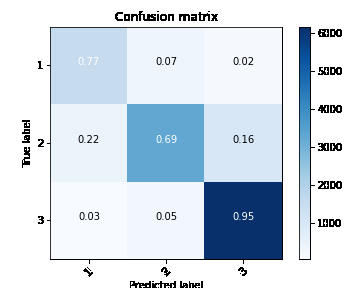
#> input picture tensorflow/cm_cnn.png, 360 x 288 px, given as the content of the folder images, which was not available
$ python dataset_std_var.py
#> lines starting #> are read from the running program, lines starting #| are printed output that depends on the picture; long printed decimals are rounded; pictures that were not available may be replaced by others from this repository, and a replacement may not be noted
"""
@Introduce : 计算数据集图片标准差和均值
@File      : dataset_std_var.py
@Time      : 2021/7/14 10:11
@Author    : luhenghui

--file_path是图片地址
--step是选择图片的间隔，如间隔为10，则只计算1/10
"""

import os
import numpy as np
from tqdm import tqdm
import cv2
import argparse

parser = argparse.ArgumentParser("ROOT SETTING")
parser.add_argument('--file_path', type=str, default='images', help="root path of images and labels")
parser.add_argument('--step', type=int, default=1, help="whether to pick interval images")

arg = parser.parse_args()

filepath = arg.file_path  # 数据集目录
STEP = arg.step
pathDir = os.listdir(filepath)

means = [0 for i in range(3)]
stds = [0 for i in range(3)]
cnt = 0
for idx in tqdm(range(0, len(pathDir), STEP)):
    cnt += 1
    filename = pathDir[idx]
    img = cv2.imread(os.path.join(filepath, filename))
#> img is the input picture: shape (288, 360, 3); mean B, G, R 232, 221.6, 210.5
    img = img / 255.0
    b, g, r = cv2.split(img)
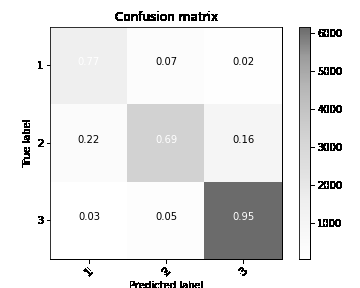
#> b: shape (288, 360) float64; min 0, max 1, mean 0.91
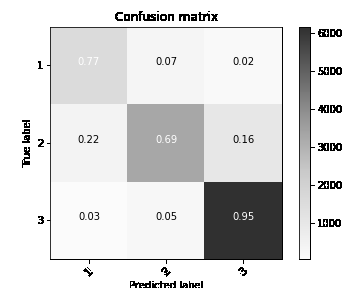
#> g: shape (288, 360) float64; min 0, max 1, mean 0.869
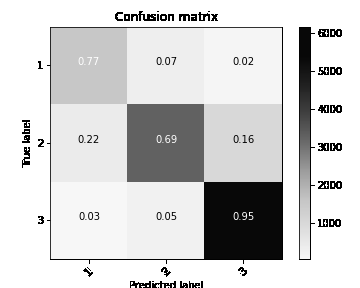
#> r: shape (288, 360) float64; min 0, max 1, mean 0.825
    means[0] += np.mean(r)
    means[1] += np.mean(g)
    means[2] += np.mean(b)
means = np.array(means) / cnt
#> means = [0.825, 0.869, 0.91]

# std要另外算，计算减去的均值是所有图片的均值，而不是某张图片的均值。
for idx in tqdm(range(0, len(pathDir), STEP)):
    filename = pathDir[idx]
    img = cv2.imread(os.path.join(filepath, filename))
    img = img / 255.0
    b, g, r = cv2.split(img)
    stds[0] += np.mean((r - means[0]) ** 2)
    stds[1] += np.mean((g - means[1]) ** 2)
    stds[2] += np.mean((b - means[2]) ** 2)
stds = np.sqrt(np.array(stds) / cnt)
#> stds = [0.304, 0.257, 0.217]

print("RGB MEAN:", means, "RBG STD:", stds)
#| RGB MEAN: [0.8255 0.8689 0.9097] RBG STD: [0.3039 0.2573 0.2173]
